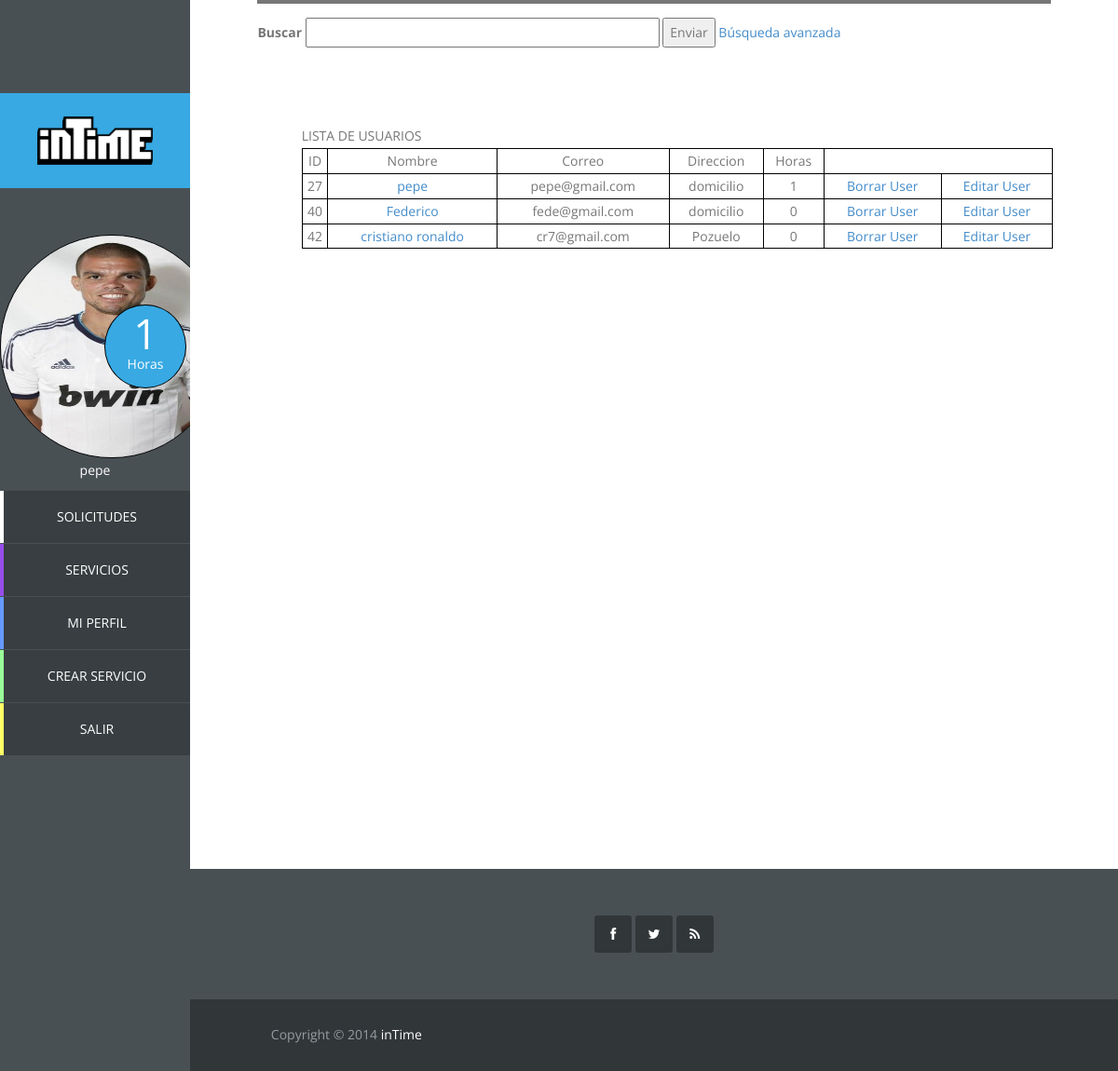
The page /vista/usuariosadmin.php (signed in) on the database as committed earlier.
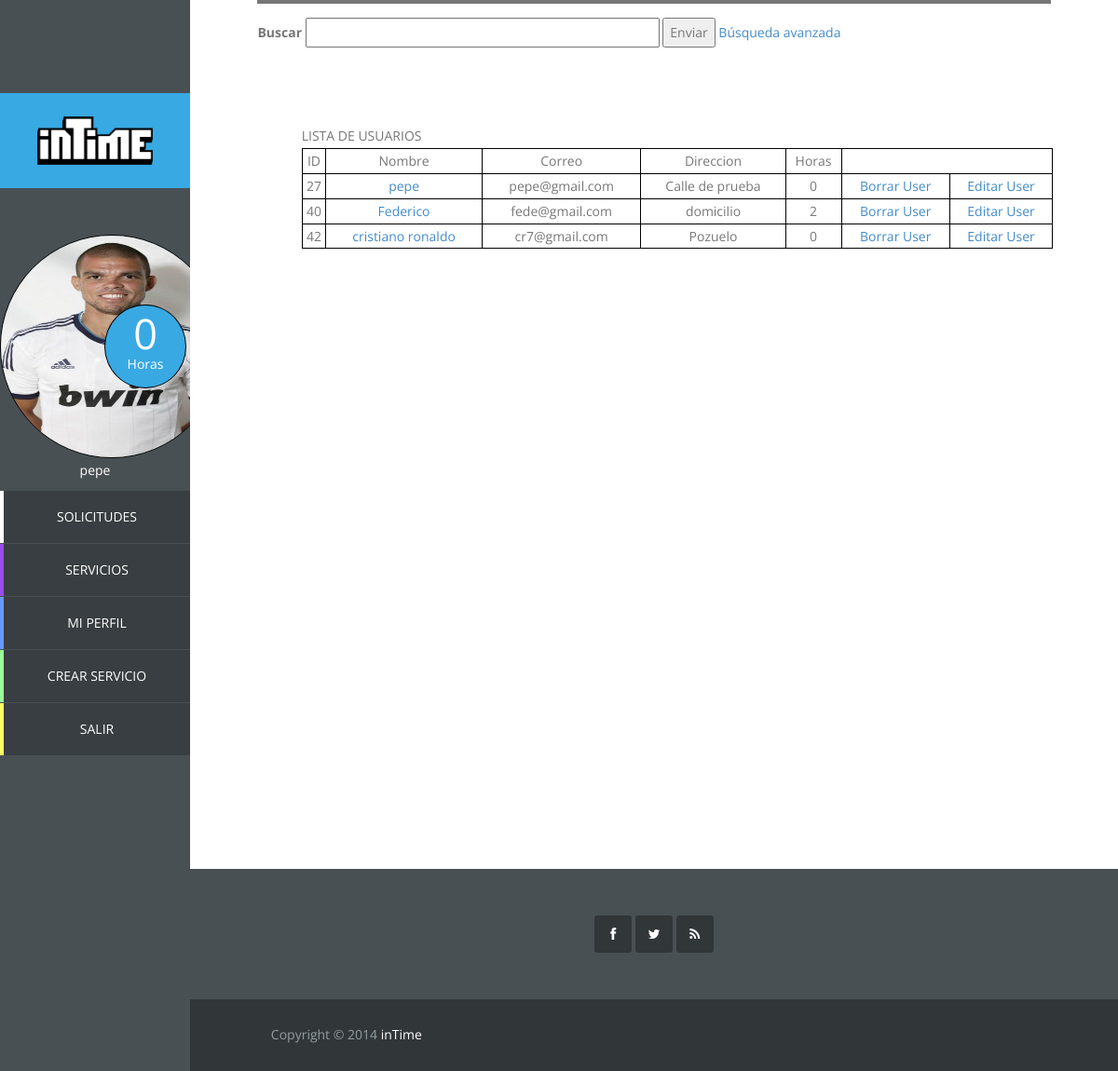
The same page on the database as committed later.
### tables this page shows
CREATE TABLE IF NOT EXISTS `usuario` (
  `id_usuario` int(11) NOT NULL AUTO_INCREMENT,
  `correo` varchar(40) NOT NULL,
  `nombre` varchar(20) NOT NULL,
  `apellidos` varchar(40) NOT NULL,
  `direccion` varchar(80) NOT NULL,
  `horas_usuario` int(11) NOT NULL,
  `foto_usuario` varchar(20) DEFAULT NULL,
  `pass` char(128) NOT NULL,
  `salt` char(128) NOT NULL,
  `vio_sol_recibidas` datetime NOT NULL,
  `vio_sol_enviadas` datetime NOT NULL,
  PRIMARY KEY (`id_usuario`),
  UNIQUE KEY `correo` (`correo`)
);

### modelo/usuario.php (called while the page is built, shortened)
<?php
	class Usuario {
		private $id;
		private $nombre;
		private $horas;
		private $foto;
		public function __construct($id, $correo, $nombre, $apellidos, $direccion, $horas, $foto, $pass, $salt) {
			$this->id = $id;
			$this->nombre = $nombre;
			$this->horas = $horas;
			$this->foto = $foto;
		}
		public function getId(){
			return $this->id;
		}
		public function getNombre(){
			return $this->nombre;
		}
		public function getHoras(){
			return $this->horas;
		}
		public function getFoto(){
			return $this->foto;
		}
	}

### controlador/op_base_datos.php (called while the page is built, shortened)
<?php
class Mysql{
	protected $host="localhost";
	protected $user="root";
    protected $clave="";
	protected function conectar(){
        $this->conexion=mysqli_connect($this->host,$this->user,$this->clave);
    }
}

### controlador/op_base_datos_usuario.php (called while the page is built, shortened)
<?php
require_once '../controlador/op_base_datos.php';
class MysqlUsuario extends Mysql {
	public function conseguirUsuarioById($id){
		$pst = $this->conexion->prepare("select * from usuario where id_usuario = ?");
		$pst->bind_param("s", $id);
		$pst->execute();
		$pst->bind_result($id_usuario, $correo, $nombre, $apellidos, $direccion, $horas, $foto, $pass, $salt,
			$vio_sol_recibidas, $vio_sol_enviadas);
		$usuario = NULL;
		if($pst->fetch()){
			$usuario = new Usuario($id_usuario, $correo, $nombre, $apellidos, $direccion, $horas, $foto, $pass, $salt,
				$vio_sol_recibidas, $vio_sol_enviadas);
		}
		return $usuario;
	}
	 public function mostrar_todos_usuarios(){
		$pst = $this->conexion->prepare("select * from usuario");
		$pst->execute();
		$resultado = $pst->get_result();
		return $resultado;
	}
}

### vista/usuariosadmin.php (the view, shortened to what the changed rows need)
<!DOCTYPE html>
<?php
	require_once '../controlador/op_base_datos_usuario.php';
	require_once '../modelo/usuario.php';
?>
<html lang="es">
	<head>
		<link rel="stylesheet" href="css/bootstrap.min.css">
		<link rel="stylesheet" href="css/font-awesome.min.css">
		<link rel="stylesheet" href="css/templatemo_misc.css">
		<link rel="stylesheet" href="css/templatemo_style.css">
	</head>
	<body>
		<?php include "sidebar.php";
		?>
		<div id="main-content">
			<div id="templatemo">
				<div class="section-content">
					<div class="panel-admin">
						<div class="lista-admin">
							<table>
							<?php
							$BDD = new MysqlUsuario();
							$resultado = $BDD->mostrar_todos_usuarios();
							echo "<table border='1' cellpadding='2' cellspacing='2'";
							echo "<tr><td>ID</td><td>Nombre</td><td>Correo</td><td>Direccion</td><td>Horas</td>";
							while ($row = mysqli_fetch_array($resultado)) {
							$id = $row['id_usuario'];
							        echo "<tr>";
							        echo "<td>".$row["id_usuario"]."</td>";
							         echo "<td><a href='../vista/perfil.php?id_usuario=$id';>".$row["nombre"]."</a></td>";
							        echo "<td>".$row["correo"]."</td>";
							        echo "<td>".$row["direccion"]."</td>";
							        echo "<td>".$row["horas_usuario"]."</td>";
									echo "<td><a href = '#' onClick='javascript:ConfirmDelete($id)'‌​>Borrar User</a></td>";
									echo "<td><a href='../vista/editarperfil.php?id_usuario=$id';>Editar User</a></td>";
							        echo "</tr>";
							}
							?>
							</table>
					</div>
				</div>
			</div>
		</div>
	</body>
</html>

### vista/sidebar.php (shortened to what the changed rows need)
<?php
$dir = $_SERVER["REQUEST_URI"];
$array = explode("/", $dir);
$n = count($array);
?>
	<div id="main-sidebar">
		<?php
		if($array[$n-1] == "index.php" || $array[$n-1] == ""){
		?>
		<div class="logo">
			<a href="index.php"><img src="vista/images/logo.png"/></a>
		</div>
		<ul class="main-menu">
			<li class="services">
				<a href='vista/mostrar_servicios.php'>servicios</a>
			</li>
			<li class="about">
				<a href="vista/sobrenosotros.php">sobre nosotros</a>
			</li>
			<li class="contact">
				<a href="vista/contacto.php">contacto</a>
			</li>
		</ul>
		<?php
		}else {
			require_once '../controlador/op_base_datos_usuario.php';
			if(isset($_SESSION['login_usuario']) && $_SESSION['login_usuario']){
				$usuario = $_SESSION['usuario'];
				$BDD = new MysqlUsuario();
				$usuario = $BDD->conseguirUsuarioById($usuario->getId());
		?>
				<div class="logo">
					<a href="perfil_usuario.php">
						<img src="images/logo.png"/>
					</a>
				</div>
				<div class="navigation-log-in">
					<ul class="main-menu">
						<div class="circle-text">
							<div class="contador">
									<?php echo $usuario->getHoras() ?>
							</div>
							<p>Horas</p>
						</div>
						<?php
							if($usuario->getFoto() == NULL){
								echo "<a href='perfil_usuario.php'><img src='images/usuario/user_defect.png'></a>";
							}else{
						?>
								<a href='perfil_usuario.php'><img src='<?php echo "images/usuario/".$usuario->getFoto() ?>'></a>
						<?php
							}
						?>
						<p>
							<?php echo $usuario->getNombre() ?>
						</p>
						<li class="requests">
							<a href="solicitudes.php">Solicitudes</a>
						</li>
						<li class="services">
							<a href="mostrar_servicios.php">servicios</a>
						</li>
						<li class="profile">
							<a href="perfil.php?id_usuario=<?php echo $usuario->getId() ?>">Mi Perfil</a>
						</li>
						<li class="new-job">
							<a href="crearservicio.php">Crear Servicio</a>
						</li>
						<li class="log-out">
							<a href="../controlador/logout.php">Salir</a>
						</li>
					</ul>
				</div>
		<?php
			}else if(isset($_SESSION['login_admin']) && $_SESSION['login_admin']) {
		?>
				<div class="logo">
					<a href="perfil_admin.php"><img src="images/logo.png"/></a>
				</div>
				<div class="navigation-log-in">
					<ul class="main-menu">
						<div class="circle-text">
							<div class="contador">-</div>
							<p>Horas</p>
						</div>
						<img src="images/admin.jpg" >
						<li class="user-list">
							<a href="usuariosadmin.php">Lista Usuarios</a>
						</li>
						<li class="service-list">
							<a href="serviciosadmin.php">Lista Servicios</a>
						</li>
						<li class="log-out">
							<a href="../controlador/logout.php">Salir</a>
						</li>
					</ul>
				</div>
		<?php
			}
		?>
		<?php
		}
		?>
	</div>

Rows that differ between the two databases and show on the page:
changed usuario "pepe": horas_usuario "1" → "0"; direccion "domicilio" → "Calle de prueba"
changed usuario "Federico": horas_usuario "0" → "2"
